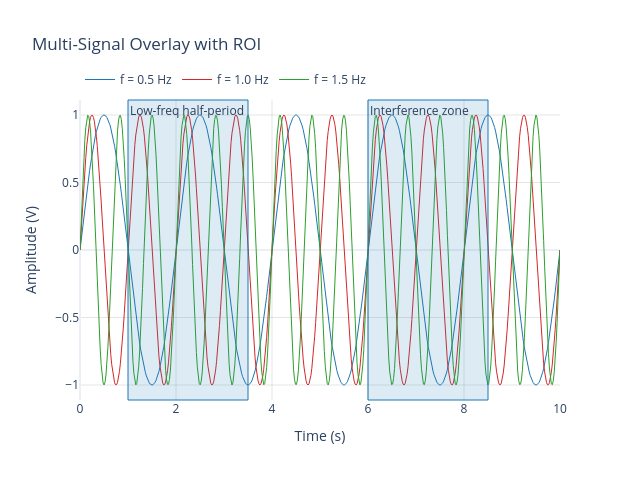

Source (notebook cell):
### Markdown cell above
---
## 6. Multi-Signal Overlay

Compare multiple signals on a single interactive plot. Supports
SignalObj, plain numpy arrays, and (x, y) tuples.

### Code cell
# Three sine waves at different frequencies
sigs = [
    sigima.objects.create_signal(
        title=f"f = {f} Hz",
        x=np.linspace(0, 10, 500),
        y=np.sin(2 * np.pi * f * np.linspace(0, 10, 500)),
        labels=("Time", "Amplitude"), units=("s", "V"),
    )
    for f in [0.5, 1.0, 1.5]
]
# Add two named ROIs on the first signal
roi = sigima.objects.create_signal_roi([[1.0, 3.5], [6.0, 8.5]])
for idx, title in enumerate(["Low-freq half-period", "Interference zone"]):
    roi[idx].title = title
sigs[0].roi = roi

plotter.plot(sigs, title="Multi-Signal Overlay with ROI", show_roi=True)

### Figure 1 — Plotly figure (JSON) as saved in the notebook; plotly's stock layout.template omitted (floating-point values rounded to 4 significant figures; data arrays with more than 128 entries replaced by an {"elided": "..."} marker saying what was removed)
{"data": [{"line": {"color": "#1f77b4", "dash": "solid", "width": 1}, "mode": "lines", "name": "f = 0.5 Hz", "type": "scatter", "x": {"elided": "500 float values"}, "y": {"elided": "500 float values"}}, {"line": {"color": "#d62728", "dash": "solid", "width": 1}, "mode": "lines", "name": "f = 1.0 Hz", "type": "scatter", "x": {"elided": "500 float values"}, "y": {"elided": "500 float values"}}, {"line": {"color": "#2ca02c", "dash": "solid", "width": 1}, "mode": "lines", "name": "f = 1.5 Hz", "type": "scatter", "x": {"elided": "500 float values"}, "y": {"elided": "500 float values"}}], "layout": {"annotations": [{"showarrow": false, "text": "Low-freq half-period", "x": 1, "xanchor": "left", "xref": "x", "y": 1, "yanchor": "top", "yref": "y domain"}, {"showarrow": false, "text": "Interference zone", "x": 6, "xanchor": "left", "xref": "x", "y": 1, "yanchor": "top", "yref": "y domain"}], "height": 480, "legend": {"orientation": "h", "x": 0, "xanchor": "left", "y": 1.02, "yanchor": "bottom"}, "shapes": [{"fillcolor": "rgba(31, 119, 180, 0.15)", "line": {"color": "#1f77b4", "width": 1}, "type": "rect", "x0": 1, "x1": 3.5, "xref": "x", "y0": 0, "y1": 1, "yref": "y domain"}, {"fillcolor": "rgba(31, 119, 180, 0.15)", "line": {"color": "#1f77b4", "width": 1}, "type": "rect", "x0": 6, "x1": 8.5, "xref": "x", "y0": 0, "y1": 1, "yref": "y domain"}], "showlegend": true, "title": {"text": "Multi-Signal Overlay with ROI"}, "width": 640, "xaxis": {"gridcolor": "rgba(0,0,0,0.1)", "gridwidth": 1, "showgrid": true, "title": {"text": "Time (s)"}}, "yaxis": {"gridcolor": "rgba(0,0,0,0.1)", "gridwidth": 1, "showgrid": true, "title": {"text": "Amplitude (V)"}}}}
